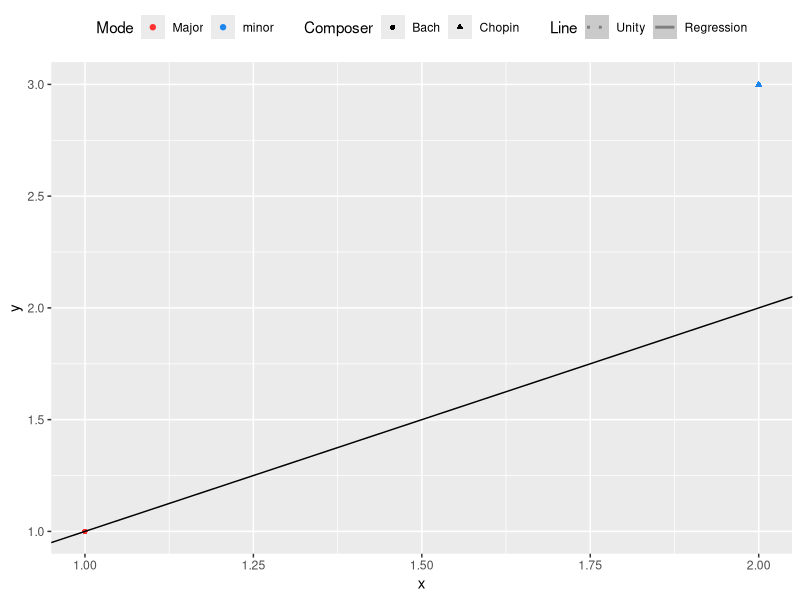
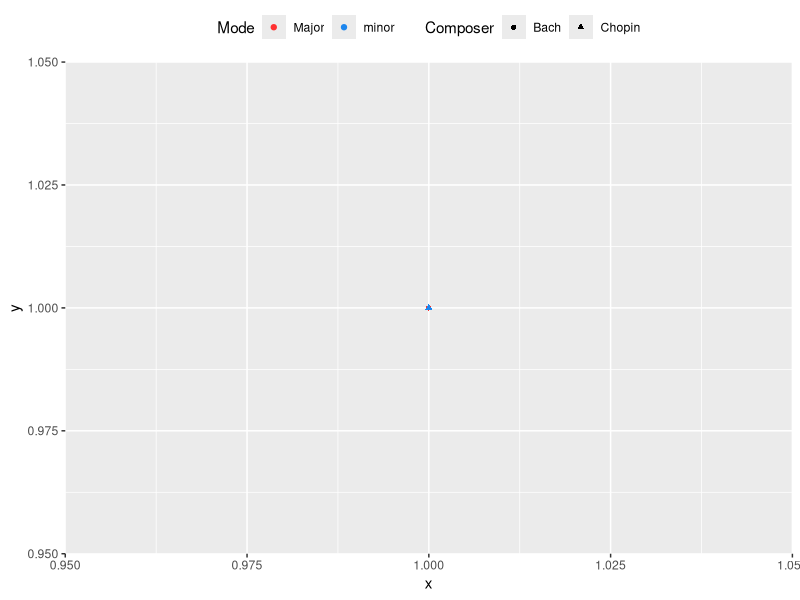

These charts were generated, in order, by the following R code:
# va-modeling.R

matrix_scatter <- rbind(c(1, 2, 3, 6, 6),
                        c(1, 2, 3, 6, 6),
                        c(1, 2, 3, 6, 6),
                        c(4, 5, NA, 6, 6),
                        c(4, 5, NA, 6, 6),
                        c(4, 5, NA, 6, 6),
                        c(7, 7, 7, 7, 7))

# custom legend for expressive vs. deadpan conditions

legend_edp <- ggpubr::get_legend(
  ggplot2::ggplot(
    data.frame(
      x = 1:2, 
      y = 1:2, 
      Condition = c('Expressive', 'Deadpan')
    ), 
    ggplot2::aes(x = x, y = y, shape = Condition, colour = Condition)
  ) +
    ggplot2::geom_point()+
    ggplot2::scale_colour_manual(values = c('purple4', 'darkgreen'))+
    ggplot2::scale_shape_manual(values = c(21, 19))+
    ggplot2::theme(legend.position = 'bottom')
)


# va-comparison.qmd ---------------------------------------------------------

circLayout <- rbind(
  rep(1, each = 8),
  rep(c(2,3), each = 6),
  rep(c(2,3), each = 6),
  rep(c(2,3), each = 6),
  rep(c(2,3), each = 6),
  rep(c(2,3), each = 6),
  rep(c(2,3), each = 6)
)

corrSigLayout <-  rbind(
  rep(c(2,3,5,4), times = c(6,4,4,6)),
  rep(c(2,3,5,4), times = c(6,4,4,6)),              
  rep(c(2,3,5,4), times = c(6,4,4,6)),
  rep(c(2,3,5,4), times = c(6,4,4,6)),
  rep(c(2,3,5,4), times = c(6,4,4,6)),
  rep(c(2,3,5,4), times = c(6,4,4,6)),
  rep(1, times = 20)
)


pctCorLay <- rbind(
  c(2,3,4,5),
  c(2,3,4,5),
  c(2,3,4,5),
  c(6,7,8,9),
  c(6,7,8,9),
  c(6,7,8,9),
  c(1,1,1,1)
)

# Get legend for correlation by condition figure --------------------------

dummyDat <- data.frame(
  x = c(
    1,
    2
  ),
  y = c(
    1,
    3
  ), 
  z = c(
    'Major',
    'minor'
  ), 
  w = c(
    'Bach',
    'Chopin'
  ), 
  v = c(
    'Regression', 
    'Unity'
  )
)

correlationLegendManual <- ggplot2::ggplot(
  data = dummyDat, 
  ggplot2::aes(
    x = x,
    y = y,
    color = z, 
    shape = w, 
    linetype = v)
) +
  ggplot2::geom_point()+
  ggplot2::theme(
    legend.position = 'top'
  ) +
  ggplot2::geom_abline(
    color = 'black'
  ) +
  ggplot2::geom_smooth(
    color = 'grey50'
  ) +
  ggplot2::scale_linetype_manual(
    name = 'Line',
    breaks= c(
      'Unity', 
      'Regression'
    ),
    values = c(
      9,
      1
    )
  ) +
  ggplot2::scale_color_manual(
    name = 'Mode',
    breaks = c(
      'Major', 
      'minor'
    ),
    values = c(
      'Major' = 'firebrick1', 
      'minor' = 'dodgerblue2'
    )
  ) +
  ggplot2::scale_shape_manual(
    name = 'Composer',
    breaks = c(
      'Bach', 
      'Chopin'
    ),
    values = c(
      16,
      17
    )
  )

correlationLegend <- cowplot::get_plot_component(
  correlationLegendManual, 
  'guide-box-top', 
  return_all = TRUE
)

# Get legend for percent correlation figure -------------------------------

percentLegendManual <- ggplot2::ggplot(
  data = dummyDat, 
  ggplot2::aes(
    x = x,
    y = y,
    color = z, 
    shape = w)
) +
  ggplot2::geom_point(
    ggplot2::aes(
      x = 1,
      y = 1
    )
  ) +
  ggplot2::theme(
    legend.position = 'top'
  ) +
  ggplot2::scale_color_manual(
    name='Mode',
    breaks=c(
      'Major', 
      'minor'
    ),
    values=c(
      'Major'='firebrick1', 
      'minor'='dodgerblue2'
    )
  )+
  ggplot2::scale_shape_manual(
    name = 'Composer',
    breaks = c(
      'Bach', 
      'Chopin'
    ),
    values = c(
      16,
      17)
  ) 


percentLegend <- cowplot::get_plot_component(
  percentLegendManual, 
  'guide-box-top', 
  return_all = TRUE
)
